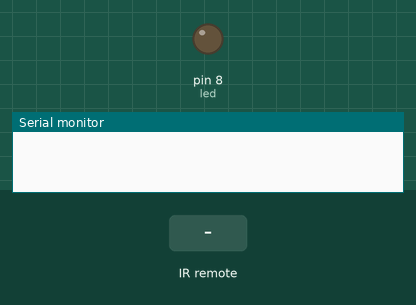
A sketch run on a simulated Arduino Uno, built with avr-gcc and run on an emulated ATmega328P. Shown: output pins drawn as LEDs (lit = HIGH), the last lines printed to the serial monitor. The test bench sets the inputs (shaded band).

Above: at 1.2 s.
1.3 s: infrared code 0xFFFFFFFF received
At 2.4 s:
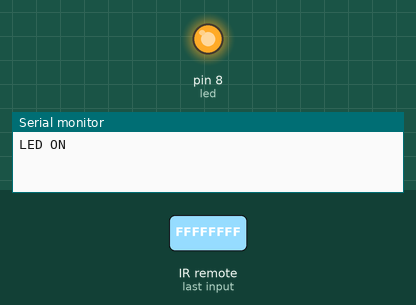
Timing chart, 0 to 4.3 s (numbered marks = the images above; inputs shaded):
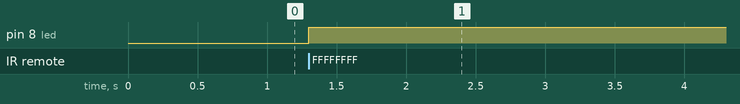

Measured:
- after the input at 1.3 s, pin 8 (led): LOW → HIGH at once

The sketch:

FinalProject.ino
```cpp
#include <IRremote.h>

const int rec = 2;
const int led = 8;
IRrecv irrecv(rec);
decode_results results;

bool ledState = false;

void setup() {
  pinMode(led, OUTPUT);
  digitalWrite(led, LOW);
  Serial.begin(9600);
  irrecv.enableIRIn();
}

void loop() {
  if (irrecv.decode(&results)) {
    if (results.value == 4294967295) {
      toggleLED();
      delay(250);
    }
    irrecv.resume();
  }
}

void toggleLED() {
  ledState = !ledState;
  if (ledState) {
    digitalWrite(led, HIGH);
    Serial.println("LED ON");
  }
  else {
    digitalWrite(led, LOW);
    Serial.println("LED OFF");
  }

}
```
